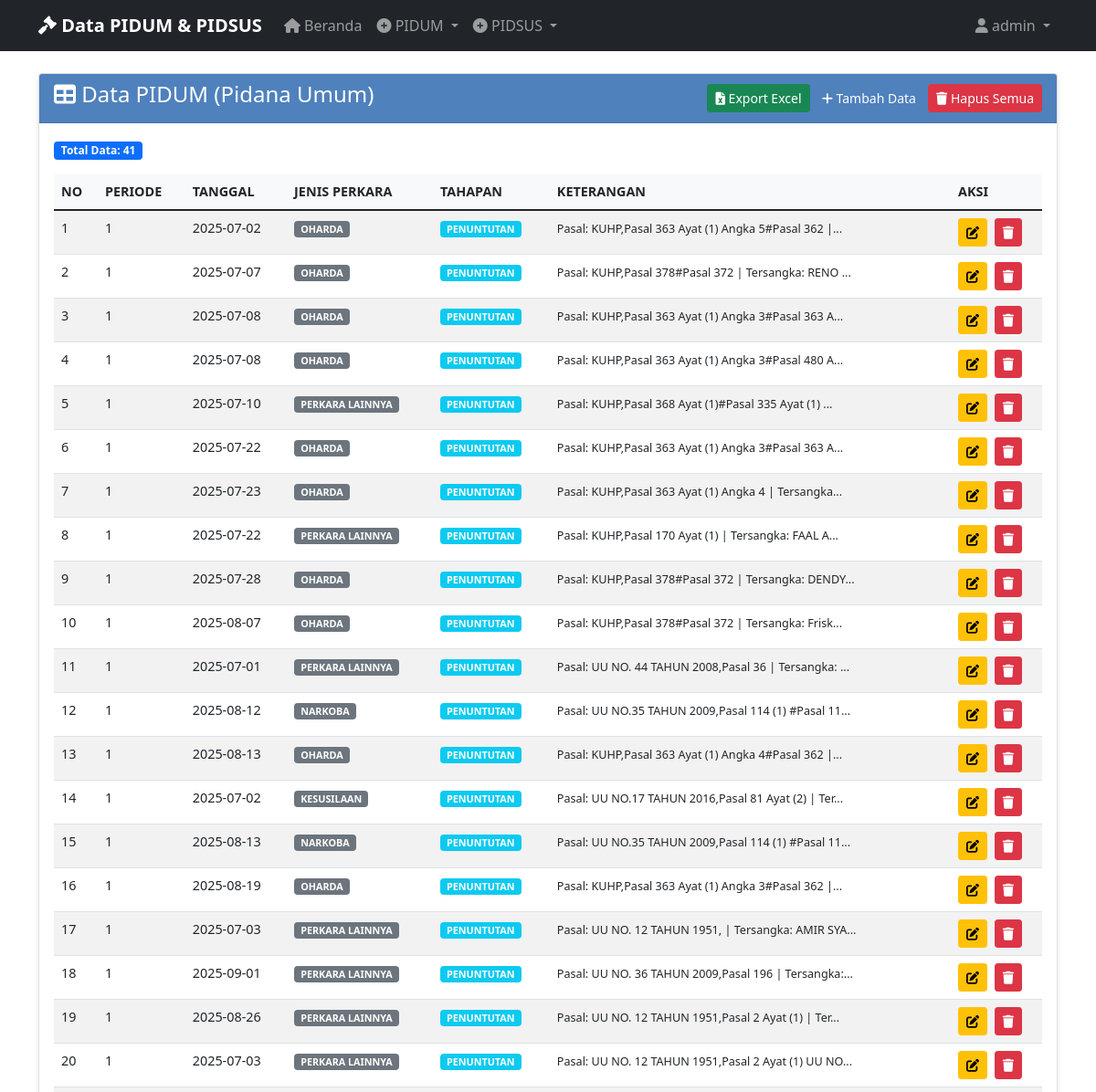
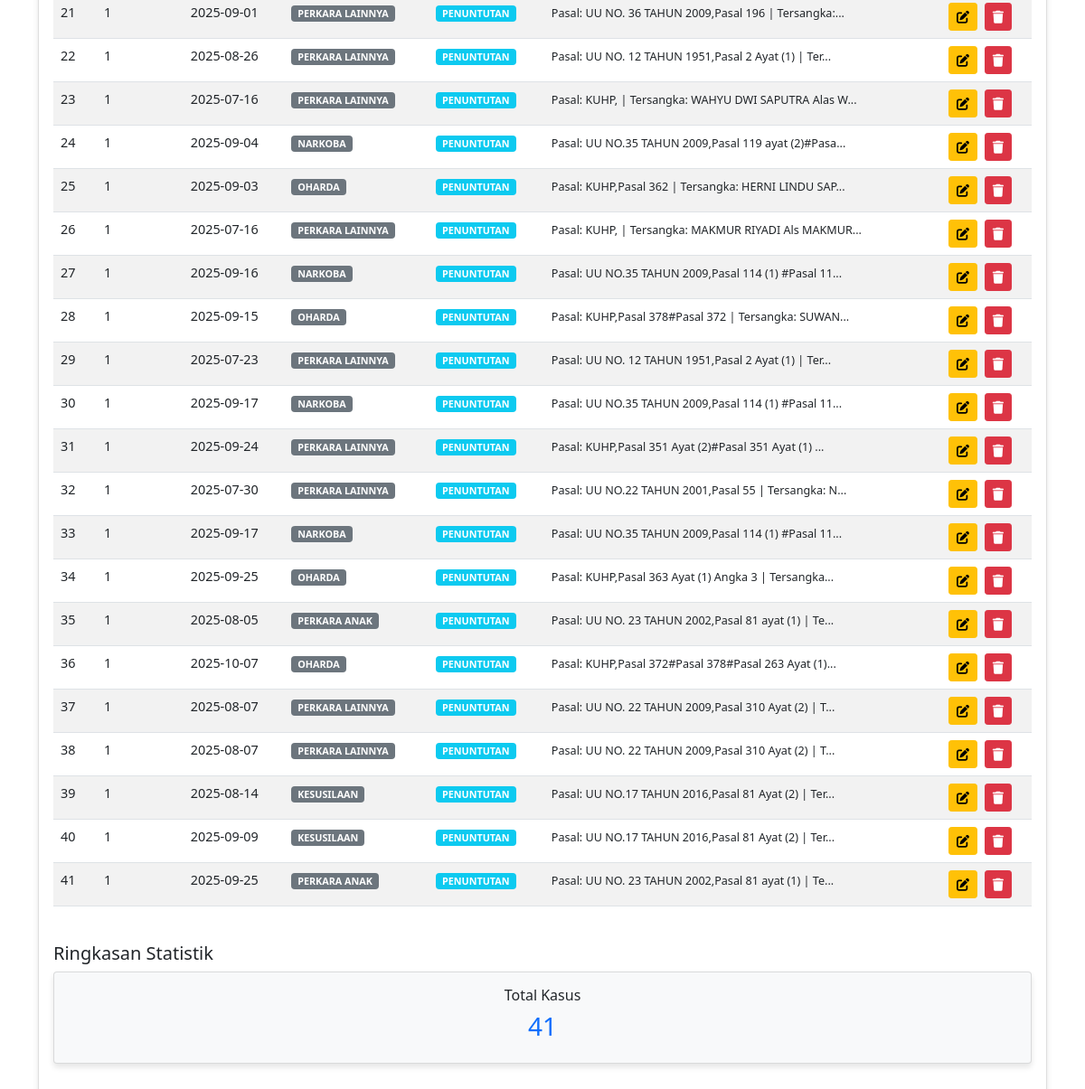
The page /view_pidum (signed in) on the database as committed earlier (2 pictures, top to bottom).
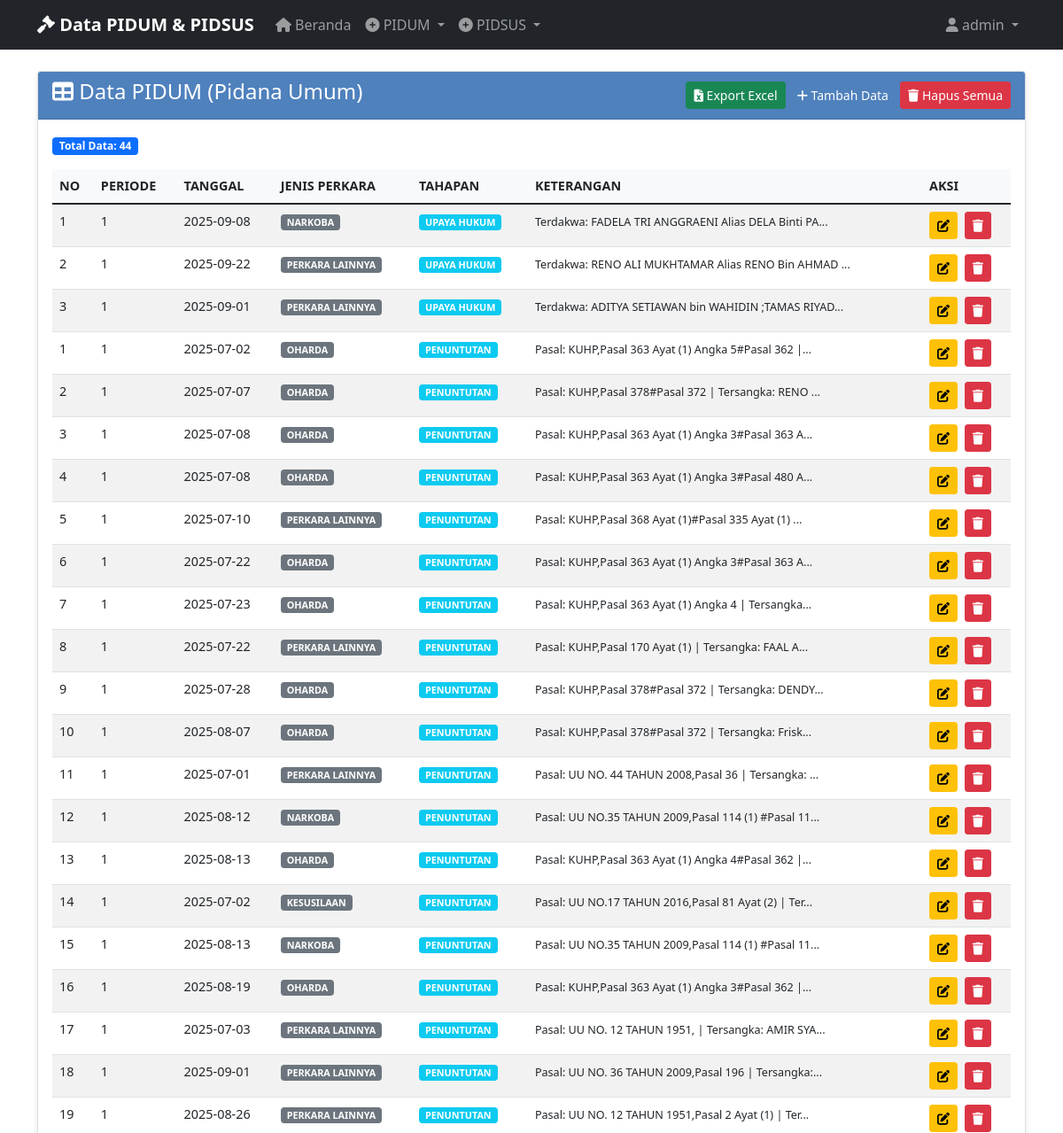
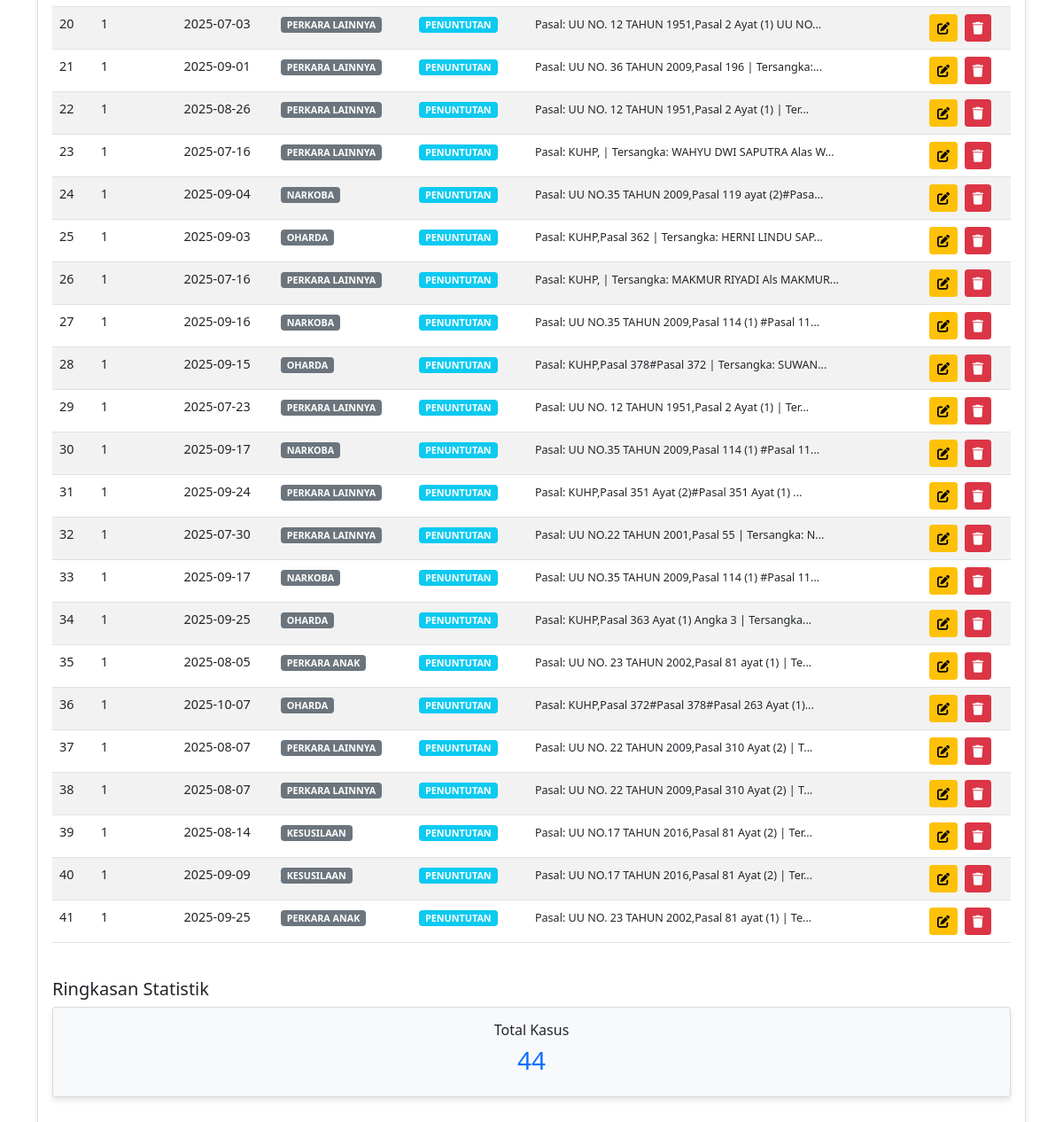
The same page on the database as committed later (2 pictures, top to bottom).
### tables this page shows
CREATE TABLE "pidum_data" (
                id INTEGER PRIMARY KEY AUTOINCREMENT,
                no TEXT NOT NULL,
                periode TEXT NOT NULL,
                tanggal TEXT NOT NULL,
                jenis_perkara TEXT NOT NULL,
                tahapan_penanganan TEXT NOT NULL,
                keterangan TEXT NOT NULL,
                created_at TIMESTAMP DEFAULT CURRENT_TIMESTAMP
            );

### app_with_db.py (the view)
@app.route('/view_pidum')
@login_required
def view_pidum():
    data = get_all_pidum_data()  # Changed to include ID for delete functionality
    return render_template('view_pidum.html', data=data)

### app_with_db.py (called while the page is built)
def login_required(f):
    @wraps(f)
    def decorated_function(*args, **kwargs):
        if 'user_id' not in session:
            return redirect(url_for('login'))
        return f(*args, **kwargs)
    return decorated_function

### database.py (called while the page is built)
@contextmanager
def get_db_connection():
    conn = sqlite3.connect(DATABASE_PATH)
    conn.row_factory = sqlite3.Row
    try:
        yield conn
    finally:
        conn.close()

def get_all_pidum_data():
    with get_db_connection() as conn:
        cursor = conn.cursor()
        cursor.execute('SELECT * FROM pidum_data ORDER BY created_at DESC')
        rows = cursor.fetchall()
        return [dict(row) for row in rows]

### templates/view_pidum.html (shortened to what this page needs)
{% extends "base.html" %}
{% block content %}
<div class="row">
    <div class="col-md-12">
        <div class="card">
            <div class="card-header d-flex justify-content-between align-items-center">
                <h4><i class="fas fa-table"></i> Data PIDUM (Pidana Umum)</h4>
                <div>
                    <a href="{{ url_for('export_pidum_excel') }}" class="btn btn-success btn-sm">
                        <i class="fas fa-file-excel"></i> Export Excel
                    </a>
                    <a href="{{ url_for('input_pidum') }}" class="btn btn-primary btn-sm">
                        <i class="fas fa-plus"></i> Tambah Data
                    </a>
                    {% if data %}
                    <button type="button" class="btn btn-danger btn-sm" onclick="confirmDeleteAll()">
                        <i class="fas fa-trash"></i> Hapus Semua
                    </button>
                    {% endif %}
                </div>
            </div>
            <div class="card-body">
                {% if data %}
                    <div class="mb-3">
                        <span class="badge bg-primary">Total Data: {{ data|length }}</span>
                    </div>
                    <div class="table-responsive">
                        <table class="table table-striped table-hover" id="pidumTable">
                            <thead>
                                <tr>
                                    <th>NO</th>
                                    <th>PERIODE</th>
                                    <th>TANGGAL</th>
                                    <th>JENIS PERKARA</th>
                                    <th>TAHAPAN</th>
                                    <th>KETERANGAN</th>
                                    <th width="100">AKSI</th>
                                </tr>
                            </thead>
                            <tbody>
                                {% for item in data %}
                                <tr>
                                    <td>{{ item.no }}</td>
                                    <td>{{ item.periode }}</td>
                                    <td>{{ item.tanggal }}</td>
                                    <td>
                                        <span class="badge bg-secondary">{{ item.jenis_perkara }}</span>
                                    </td>
                                    <td>
                                        <span class="badge bg-info">{{ item.tahapan_penanganan or 'N/A' }}</span>
                                    </td>
                                    <td>
                                        <small>{{ item.keterangan[:50] if item.keterangan else '-' }}{% if item.keterangan and item.keterangan|length > 50 %}...{% endif %}</small>
                                    </td>
                                    <td>
                                        <a href="{{ url_for('edit_pidum', item_id=item.id) }}" class="btn btn-warning btn-sm me-1">
                                            <i class="fas fa-edit"></i>
                                        </a>
                                        <button type="button" class="btn btn-danger btn-sm"
                                                onclick="confirmDelete({{ item.id }}, '{{ item.no|e }}')">
                                            <i class="fas fa-trash"></i>
                                        </button>
                                    </td>
                                </tr>
                                {% endfor %}
                            </tbody>
                        </table>
                    </div>
                    <div class="row mt-4">
                        <div class="col-md-12">
                            <h5>Ringkasan Statistik</h5>
                            <div class="row">
                                <div class="col-md-12">
                                    <div class="card bg-light">
                                        <div class="card-body text-center">
                                            <h6>Total Kasus</h6>
                                            <h3 class="text-primary">{{ data|length }}</h3>
                                        </div>
                                    </div>
                                </div>
                            </div>
                        </div>
                    </div>
                {% endif %}
            </div>
        </div>
    </div>
</div>
{% block scripts %}
<link href="https://cdn.datatables.net/1.11.5/css/dataTables.bootstrap5.min.css" rel="stylesheet">
{% endblock %}
{% endblock %}

### templates/base.html (shortened to what this page needs)
<!DOCTYPE html>
<html lang="id">
<head>
    <link href="https://cdn.jsdelivr.net/npm/bootstrap@5.1.3/dist/css/bootstrap.min.css" rel="stylesheet">
    <link href="https://cdnjs.cloudflare.com/ajax/libs/font-awesome/6.0.0/css/all.min.css" rel="stylesheet">
</head>
<body>
    <nav class="navbar navbar-expand-lg navbar-dark bg-dark">
        <div class="container">
            <a class="navbar-brand" href="{{ url_for('index') }}">
                <i class="fas fa-gavel"></i> Data PIDUM & PIDSUS
            </a>
            <div class="collapse navbar-collapse" id="navbarNav">
                <ul class="navbar-nav me-auto">
                    <li class="nav-item">
                        <a class="nav-link" href="{{ url_for('index') }}">
                            <i class="fas fa-home"></i> Beranda
                        </a>
                    </li>
                    <li class="nav-item dropdown">
                        <a class="nav-link dropdown-toggle" href="#" id="pidumDropdown" role="button" data-bs-toggle="dropdown">
                            <i class="fas fa-plus-circle"></i> PIDUM
                        </a>
                    </li>
                    <li class="nav-item dropdown">
                        <a class="nav-link dropdown-toggle" href="#" id="pidsusDropdown" role="button" data-bs-toggle="dropdown">
                            <i class="fas fa-plus-circle"></i> PIDSUS
                        </a>
                    </li>
                </ul>
                <ul class="navbar-nav ms-auto">
                    {% if session.username %}
                        <li class="nav-item dropdown">
                            <a class="nav-link dropdown-toggle" href="#" id="userDropdown" role="button" data-bs-toggle="dropdown">
                                <i class="fas fa-user"></i> {{ session.username }}
                            </a>
                        </li>
                    {% endif %}
                </ul>
            </div>
        </div>
    </nav>
    <div class="container mt-4">
        {% block content %}{% endblock %}
    </div>
    {% block scripts %}{% endblock %}
</body>
</html>

### templates/base.html (style rules this page uses)
.navbar-brand { font-weight: bold; }
.card { box-shadow: 0 4px 6px rgba(0, 0, 0, 0.1); margin-bottom: 20px; }
.card-header { background-color: #4F81BD; color: white; font-weight: bold; }
.btn-primary { background-color: #4F81BD; border-color: #4F81BD; }
.table { font-size: 0.9rem; }
.table th { background-color: #f8f9fa; font-weight: bold; }

Rows that differ between the two databases and show on the page:
added pidum_data: no "1", periode "1", tanggal "2025-09-08", jenis_perkara "NARKOBA", tahapan_penanganan "UPAYA HUKUM", keterangan "Terdakwa: FADELA TRI ANGGRAENI Alias DELA Binti PA"
added pidum_data: no "2", periode "1", tanggal "2025-09-22", jenis_perkara "PERKARA LAINNYA", tahapan_penanganan "UPAYA HUKUM", keterangan "Terdakwa: RENO ALI MUKHTAMAR Alias RENO Bin AHMAD"
added pidum_data: no "3", periode "1", tanggal "2025-09-01", jenis_perkara "PERKARA LAINNYA", tahapan_penanganan "UPAYA HUKUM", keterangan "Terdakwa: ADITYA SETIAWAN bin WAHIDIN ;TAMAS RIYAD"
Other text that changed with them:
{{ data|length }}: "41" → "44"
